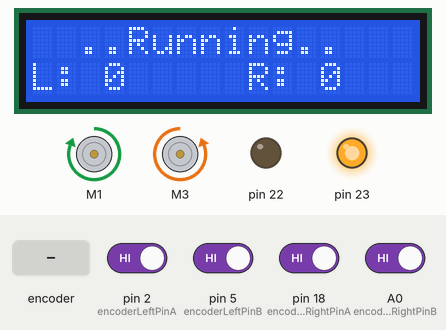
A sketch run on a simulated Arduino Mega 2560, built with avr-gcc and run on an emulated ATmega2560. Shown: 2 × DC motor (green arrow = forward, orange = backward, longer = faster), 16×2 character LCD, output pins drawn as LEDs (lit = HIGH). The inputs (shaded band) are chosen by the test bench; at power-on: A0 (encoderRightPinB), pin 2 (encoderLeftPinA), pin 5 (encoderLeftPinB), pin 18 (encoderRightPinA) HIGH.

Above: at 2.2 s.
2.3 s: rotary encoder on pin 2 (encoderLeftPinA) / pin 5 (encoderLeftPinB) turned 3 steps (first pin leading)
At 3.1 s:
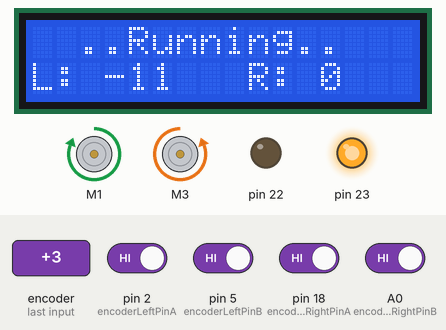
4.4 s: pin 18 (encoderRightPinA) driven LOW
At 5.5 s:
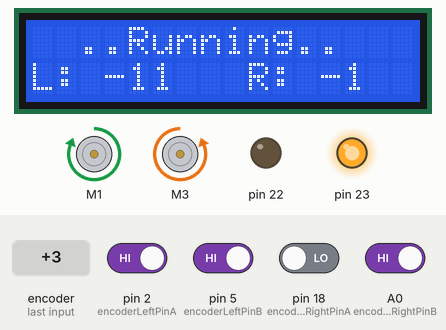
5.9 s: rotary encoder on pin 2 (encoderLeftPinA) / pin 5 (encoderLeftPinB) turned 1 step (first pin leading)
At 6.6 s:
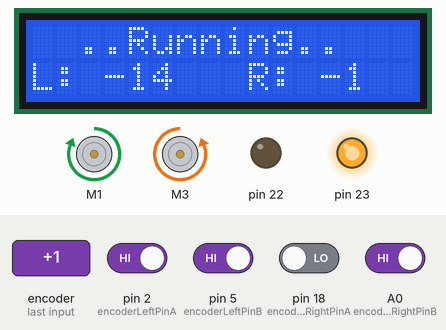
7.6 s: pin 18 (encoderRightPinA) driven HIGH
At 9.1 s:
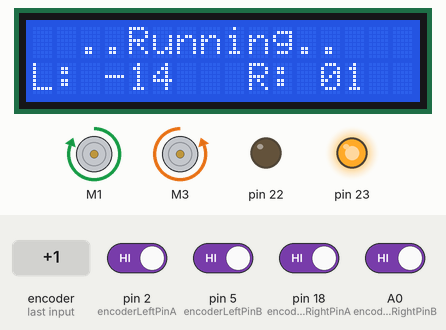
Timing chart, 0 to 10.1 s (numbered marks = the images above; inputs shaded):
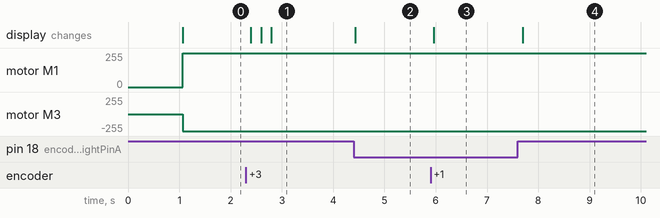

Measured:
- after the input at 2.3 s, the display: first changes after 0.09 s (image 1 shows a later state)
- after the input at 4.4 s, the display: changes at once (image 2)
- after the input at 5.9 s, the display: changes after 0.06 s (image 3)
- after the input at 7.6 s, the display: changes after 0.09 s (image 4)

The sketch:

Test_Micromouse_2017.ino
```cpp
#include <AFMotor.h>
AF_DCMotor RightMotor(1);
AF_DCMotor LeftMotor(3);


#include <LiquidCrystal.h>
LiquidCrystal lcd(53, 52, 50, 51, 48, 49);

#define encoderLeftPinA  2
#define encoderLeftPinB  5

#define encoderRightPinA  18
#define encoderRightPinB  A0

volatile  long encoderLeftPos = 0;
volatile  long encoderRightPos = 0;


void setup() {

  RightMotor.setSpeed(255);
  LeftMotor.setSpeed(255);
  RightMotor.run(RELEASE);
  LeftMotor.run(RELEASE);

  pinMode(encoderLeftPinA, INPUT_PULLUP);
  pinMode(encoderLeftPinB, INPUT_PULLUP);

  pinMode(encoderRightPinA, INPUT_PULLUP);
  digitalWrite(encoderRightPinA, HIGH);
  pinMode(encoderRightPinB, INPUT_PULLUP);

  attachInterrupt(digitalPinToInterrupt(encoderLeftPinA), doEncoderLeft, CHANGE);  // encoder pin on interrupt 0 - pin 2
  attachInterrupt(digitalPinToInterrupt(encoderRightPinA), doEncoderRight, CHANGE);  // encoder pin on interrupt 1 - pin 3

  // set up the LCD's number of columns and rows:
  lcd.begin(16, 2);
  lcd.print(F(" ..MicroMouse.. "));

  //BackLight
  pinMode(22 , OUTPUT);
  pinMode(23 , OUTPUT);
  digitalWrite(22, LOW);
  digitalWrite(23, HIGH);

  delay(1000);
  lcd.setCursor(0, 0);
  lcd.print(F("  ..Running..  "));

}

long LeftPos_mm = 0;
long RightPos_mm = 0;

void loop() {
  RightMotor.run(FORWARD);
  LeftMotor.run(BACKWARD);

  LeftPos_mm = encoderLeftPos * 32 * 4 / 69;
  RightPos_mm = encoderRightPos * 32 * 4 / 69;

  lcd.setCursor(0, 1);
  lcd.print(F("L: "));
  lcd.print(LeftPos_mm, DEC);

  lcd.setCursor(9, 1);
  lcd.print(F("R: "));
  lcd.print(RightPos_mm, DEC);

  if (LeftPos_mm <= -100 && RightPos_mm >= 100) {
    RightMotor.run(RELEASE);
    LeftMotor.run(RELEASE);
    while (1) {
    }
  }

  delay(100);
}
```

doEncoderLeft.ino
```cpp
void doEncoderLeft() {
  /* If pinA and pinB are both high or both low, it is spinning
     forward. If they're different, it's going backward.

     For more information on speeding up this process, see
     [Reference/PortManipulation], specifically the PIND register.
  */
  if (digitalRead(encoderLeftPinA) == digitalRead(encoderLeftPinB)) {
    encoderLeftPos++;
  } else {
    encoderLeftPos--;
  }
}
```

doEncoderRight.ino
```cpp
void doEncoderRight() {
  /* If pinA and pinB are both high or both low, it is spinning
     forward. If they're different, it's going backward.

     For more information on speeding up this process, see
     [Reference/PortManipulation], specifically the PIND register.
  */
  if (digitalRead(encoderRightPinA) == digitalRead(encoderRightPinB)) {
    encoderRightPos++;

  } else {
    encoderRightPos--;
  }
}
```
